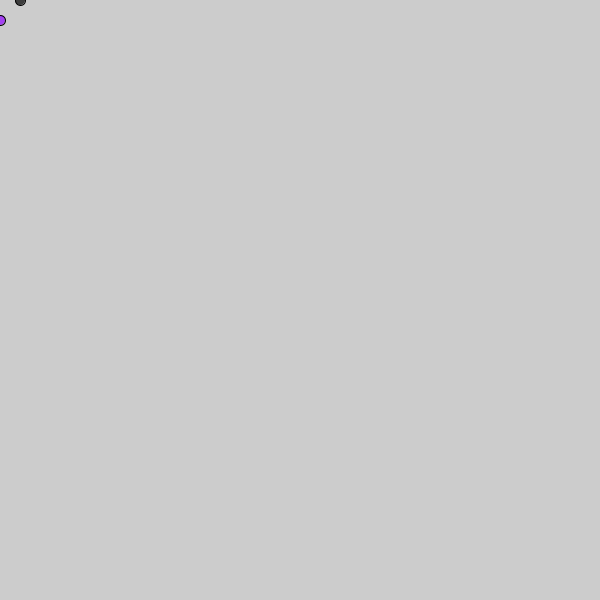
Frame 1 (no input)
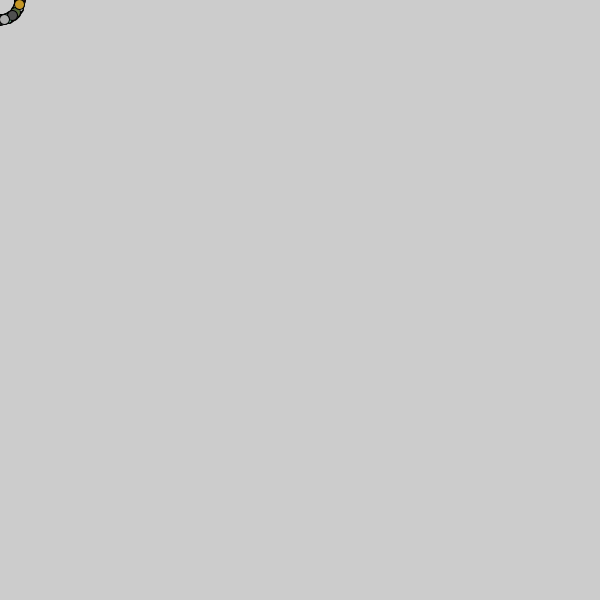
Frame 60 (the mouse pressed at the canvas centre just before this capture)
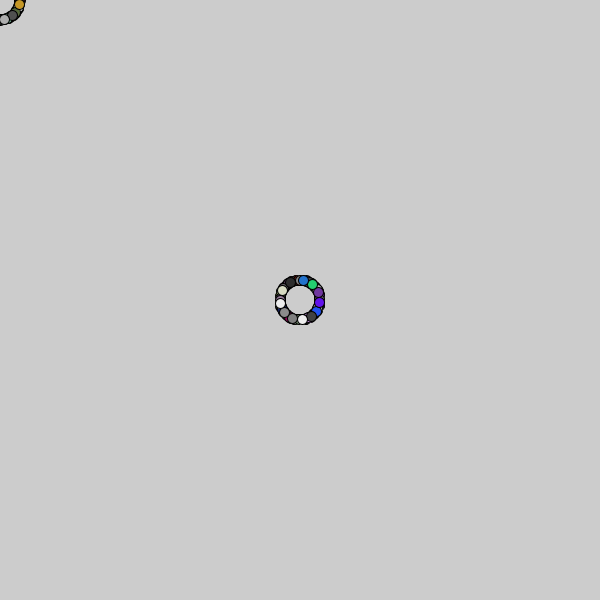
Frame 120 (the mouse held since frame 60 and released just before this capture)

The Processing sketch that drew these frames (run headless with seeded random() and noise(); from frame 60 on, the mouse is pressed at the canvas centre):

// Processing sketch: processing_133922
// ── processing_133922.pde

float t= 0;
void setup(){
  size(600,600);
}
void draw(){
  fill(random(255),random(255),random(255));
  float px = 20*sin(t);
  float py = 20*cos(t);
 ellipse(mouseX+px,mouseY+py,10,10);
fill(random(255));
 ellipse(mouseX+py,mouseY+px,10,10);
t= t+0.5;
}
